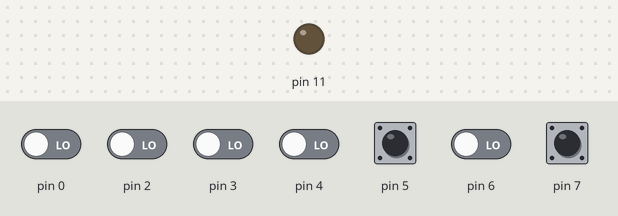
A sketch run on a simulated Arduino Uno, built with avr-gcc and run on an emulated ATmega328P. Shown: output pins drawn as LEDs (lit = HIGH). The inputs (shaded band) are chosen by the test bench; at power-on: pin 5, pin 7 HIGH, pin 0, pin 2–4, pin 6 LOW. What the sketch prints to the serial monitor is not drawn.

Above: at 0.8 s.
0.9 s: pin 5 pulled LOW for 1 s
At 2.0 s:
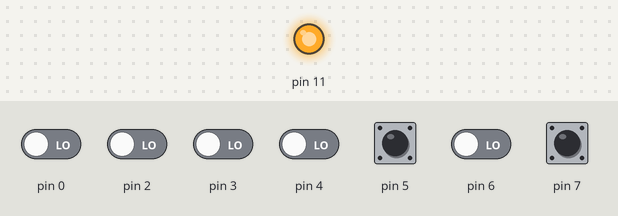
5.2 s: pin 5 pulled LOW for 0.35 s
At 6.5 s:
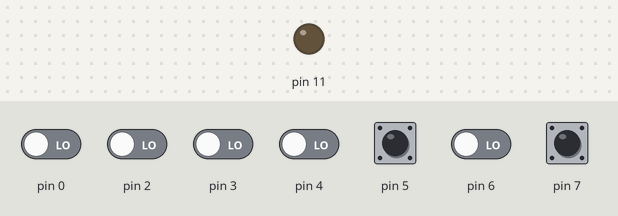
Timing chart, 0 to 8.2 s (numbered marks = the images above; inputs shaded):
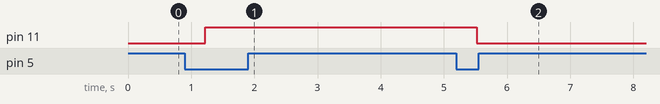

Measured:
- after the input at 0.9 s, pin 11: LOW → HIGH after 0.32 s
- after the input at 5.2 s, pin 11: HIGH → LOW after 0.32 s

The sketch:

InputConfig.ino
```cpp
/*-------------------------------------------------------------------
  - Đây là bài GPIO cơ bản
  - Thực hiện cấu hình các chân dưới dạng DDR PORT & PIN
  - DDR là cấu hình cho phép chân là ngõ vào hoặc ngõ ra
  - PORT là đọc và cũng có thể ghi giá trị lên các chân
  - PIN là chỉ đọc giá trị trên chân
--------------------------------------------------------------------*/

/*-------------------------------------------------------------------
***LƯU Ý***
- Để đọc gía trị trên chân bằng thanh ghi PIN
- Giá trị mặc ban đầu của PINx là vô định (gọi là * hay N/A)
- Để đọc giá trị trên chân mong muốn ta cần làm như sau
- lấy ví dụ chân PIND5:
- Chọn vị trí
      0010 0000         <- (1 << 5)    BITWISE
      **** ****         <- (PIND)        AND
      ( 00*0 0000 >> 5) -> * (VỊ TRÍ CẦN TÌM)
- Vị trí này (*) bằng 0 khi giá trị chân D5 LOW
- Vị trí này (*) bằng 1 khi giá trị chân D5 HIGH
  VD: PIND & (1 << PIND5)) >> PIND5 == 0 khi chân D5 ở mức LOW
- Ta có thể sử dụng hàm trong thư viện để ngắn gọn và nhanh hơn
  VD: bit_is_clear(PIND, PIND5)
        trong thư viện #include<avr/sfr_defs.h>
-------------------------------------------------------------------*/

#include<avr/io.h>
#include<util/delay.h>

//Hàm chống dội nút nhấn
//Vì khi nhấn sẽ bị lội khoảng 20ms gây ra nhiễu
//Để tránh tình trạng nhiễu gây thay đổi trạng thái liên tục
//Ta sẽ delay và xem xét liệu có thật sự nhấn chưa
void clrNoiseBtn () {
  //Kiểm tra nếu nút nhấn đã nhấn
  if ((PIND & (1 << PIND5)) >> PIND5 == 0) {
    _delay_ms(12);
    if(bit_is_clear(PIND, PIND5)) { //chắc chắn đang nhấn
      _delay_ms(12);
      ///Tiến hành đảo chân ngõ ra trên PINB3
      PORTB ^= (1 << PINB3);
      while(bit_is_clear(PIND, PIND5)); //Nếu còn nhấn thì giữ không thay đổi chương trình
      //Ta có thể kết hợp Watchdog timer để kiểm tra nếu nhấn giữ quá lâu
      //Ở bài này ta giả sử nhấn và thả nên bỏ qua watchdog
    }
  }
}

/************************* Setting UART *************************/
#define BAUD 9600

/*Ở đây ta sẽ thêm chương trình gửi tín hiệu UART
  Để dễ dàng thấy được chương trình đang chạy lại từ đầu
  Vì tín hiệu UART chỉ được gửi ở đầu chương trình*/

//Cài đặt uart
void usart_init(void) {
  UCSR0B = (1 << TXEN0); //cho phép gửi tín hiệu
  UCSR0C = ((1 << UCSZ01) | (1 << UCSZ00)); //chọn gửi dữ liệu là 8 bit không bit chẳn lẻ
  //là 103 trong 16MHZ
  UBRR0L = 0X67; // chỉ có thể hoạt động ở 16MHZ
}

//CHỉ nhận được 1 kí tự lần lượt vì chỉ có 8 bit nhận/ truyền dữ liệu
void USART_Transmit(unsigned char data) {
    while (!(UCSR0A & (1 << UDRE0))); //Chờ khi tín hiệu nhận xong
    UDR0 = data;
}

//Ở bài này ta sẽ thí nghiệm trên Port B
int main (void) {
  //cấu hình nút nhấn trên PinD3 và ngõ ra trên chân PINB3 (chân 11 trên Arduino)
  //B1: cấu hình chân PINB3 là ngõ ra
  DDRB |= (1 << PINB3);
  //B2: cấu hình chân PIND5 là ngõ vào (chân số 3 trên Arduino)
  DDRD &= ~(1 << PIND5);
  DDRD &= ~(1 << PIND7);
  //Tương đương nhau
  //Ban đầu DDRD = 0000 01000 sau khi đảo lại thành 1111 1011
  //Nhân chập với các giá trị hiện có
  //DDRD |= (0 << PIND5);
  usart_init();
  USART_Transmit('V');
  //Cấu hình điện trở kéo lên bên trong
  //Để an toàn và tránh hiện tượng float (không xác định được giá trị)
  //SET 1 Ở NGÕ VÀO TƯƠNG ỨNG VỚI THIẾT LẬP ĐIỆN TRỞ KÉO LÊN BÊN TRONG
  PORTD |= (1 << PIND5);
  PORTD |= (1 << PIND7);
  //B2 set ngõ ra là 1 trong 1s
  //              là 9 trong 1s
  int val = (PIND & (1 << PIND7)) >> PIND7;
  while(1) {
    val = (PIND & (1 << PIND7)) >> PIND7; //Hien tuong float
    // Đọc trạng thái của chân D7
    if (PIND & (1 << PIND7)) {
        USART_Transmit('val');
        _delay_ms(600);
    }

    else {
        // Nếu chân D7 đang ở trạng thái thấp
        // Thực hiện các hành động tương ứng ở đây
        USART_Transmit('L');
        _delay_ms(600);
    }
    USART_Transmit(' ');
    //Khi nào nhấn sẽ thay đổi trạng thái trên chân PINB3
    clrNoiseBtn();

  }
  return 0;
}
```
